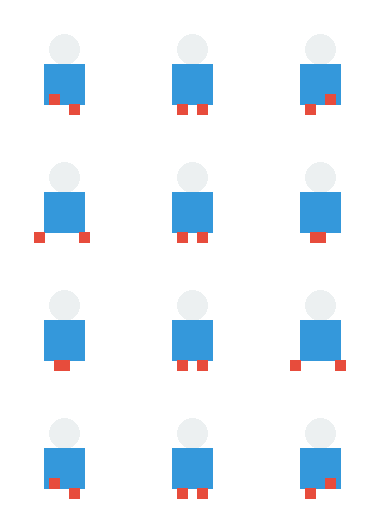
#> input picture atlas/template_3x4_walk.png, 384 x 512 px, found by its file name
$ python split_template.py
#> lines starting #> are read from the running program, lines starting #| are printed output that depends on the picture
from PIL import Image

def split_templates():
    template = Image.open('atlas/template_3x4_walk.png').convert('RGBA')
#> template is the input picture: PIL image 384x512 RGBA; mean R, G, B, A 233.7, 241.6, 248, 255

    # Template is 384 x 512. Columns are 128px wide.
    left_foot = Image.new('RGBA', (128, 512), (255, 255, 255, 255))
#> left_foot: PIL image 128x512 RGBA; every value is 255
    right_foot = Image.new('RGBA', (128, 512), (255, 255, 255, 255))

    # Left foot is col 0
    left_col = template.crop((0, 0, 128, 512))
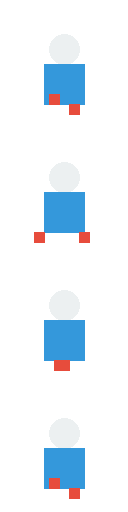
#> left_col: PIL image 128x512 RGBA; mean R, G, B, A 233.9, 241.7, 248.1, 255
    left_foot.paste(left_col, (0, 0))
    left_foot.save('atlas/template_1x4_left_foot.png')

    # Right foot is col 2
    right_col = template.crop((256, 0, 384, 512))
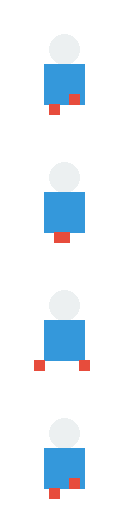
#> right_col: PIL image 128x512 RGBA; mean R, G, B, A 233.9, 241.7, 248.1, 255
    right_foot.paste(right_col, (0, 0))
    right_foot.save('atlas/template_1x4_right_foot.png')

    print("Created template_1x4_left_foot.png and template_1x4_right_foot.png")

if __name__ == "__main__":
    split_templates()
